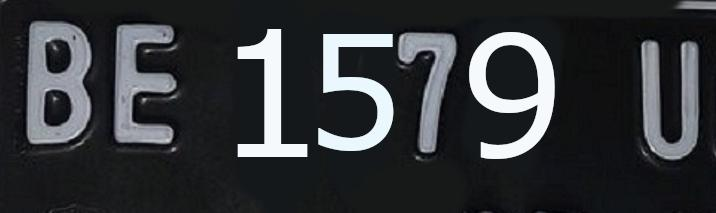
#> input picture Pertemuan 8-UTS/assets/dataset/zaky/BE1579U_png.rf.1a50474a1018767eee1d936a7fa84bf1.jpg, 716 x 213 px, found by its file name; its folder holds only this picture in this run
$ jupyter execute --allow-errors UTS_ML.ipynb   (shell and % lines are left out)
#> lines starting #> are read from the running program, lines starting #| are printed output that depends on the picture; after the words box and inside, x2 and y2 are one past the last pixel; in counts of white or black regions, pixels touching at a corner belong together
<a href="https://colab.research.google.com/github/zakyzuf/2141720173-machine-learning-2023/blob/main/UTS/UTS_ML.ipynb" target="_parent"></a>

[cell 1]
import cv2
import numpy as np
import os
import matplotlib.pyplot as plt

# Fungsi untuk segmentasi citra dengan algoritma K-Means
def kmeans_segmentation(image, k=2):
    vectorized = image.reshape((-1, 3))
    vectorized = np.float32(vectorized)

    criteria = (cv2.TERM_CRITERIA_EPS + cv2.TERM_CRITERIA_MAX_ITER, 100, 0.2)
    attempts = 10
    ret, label, center = cv2.kmeans(vectorized, k, None, criteria, attempts, cv2.KMEANS_RANDOM_CENTERS)

    center = np.uint8(center)
    res = center[label.flatten()]
    segmented_image = res.reshape((image.shape))

    return segmented_image

# Path ke folder yang berisi citra plat nomor
folder_path = 'zaky/'

# Mendapatkan daftar file dalam folder
file_names = [f for f in os.listdir(folder_path) if os.path.isfile(os.path.join(folder_path, f))]

# Menggunakan algoritma K-Means untuk segmentasi
for i, file_name in enumerate(file_names):
    image_path = os.path.join(folder_path, file_name)
    image = cv2.imread(image_path)
#> image is the input picture: shape (213, 716, 3); mean B, G, R 57, 53.9, 51.6
    image_rgb = cv2.cvtColor(image, cv2.COLOR_BGR2RGB)
    segmented_image = kmeans_segmentation(image_rgb, k=2)
#> in kmeans_segmentation, `ret, label, center = cv2.kmeans(vectorized, k, None, criteria, attempt..`: ret = 226913952.6; center = [[21.36, 23.09, 25.34], [184.8, 189.7, 196.3]]
#> in kmeans_segmentation, `center = np.uint8(center)`: center = [[21, 23, 25], [184, 189, 196]]
#> in kmeans_segmentation, `segmented_image = res.reshape((image.shape))`:
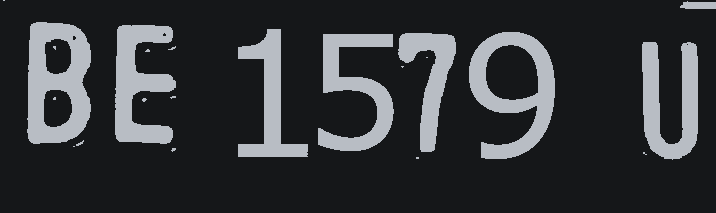
#> segmented_image: shape (213, 716, 3); mean R, G, B 51.2, 53.7, 56.6

    # Menampilkan citra sebelum dan sesudah segmentasi
    plt.figure(figsize=(10, 6))
    plt.subplot(1, 2, 1)
    plt.imshow(image_rgb)
    plt.title('Citra Asli')
    plt.axis('off')

    plt.subplot(1, 2, 2)
    plt.imshow(segmented_image)
    plt.title('Citra Setelah Segmentasi')
    plt.axis('off')

    plt.show()
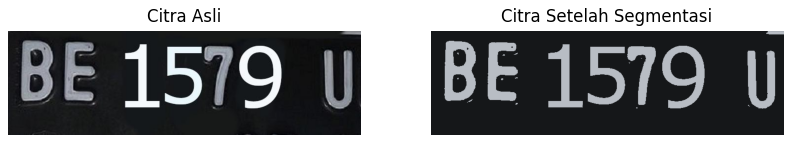
#> figure drawn by matplotlib, 2 panels

[cell 2]
import cv2
import numpy as np
import os
import matplotlib.pyplot as plt
from sklearn.cluster import MiniBatchKMeans

# Fungsi untuk mengubah warna gambar
def change_color(image):
    h, w, ch = image.shape
#> h = 213; w = 716; ch = 3
    data = image.astype(np.float32) / 255.0
    data = data.reshape(h * w, ch)

    kmeans = MiniBatchKMeans(2)
    kmeans.fit(data)
    new_colors = kmeans.cluster_centers_[kmeans.predict(data)]
    recolored = (new_colors.reshape(h, w, ch) * 255).astype(np.uint8)

    return recolored

# Fungsi untuk meningkatkan kejelasan nomor plat
def enhance_plate(image):
    gray = cv2.cvtColor(image, cv2.COLOR_BGR2GRAY)
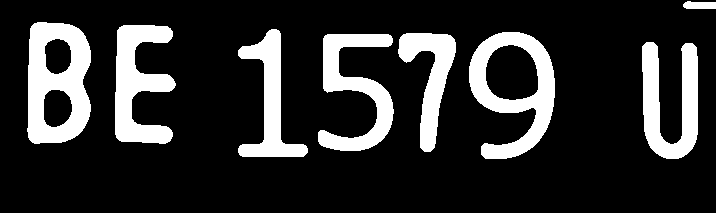
#> gray: shape (213, 716); values 23 (black) and 187 (white), 18.4% white; 8 white regions, largest, box (x1, y1, x2, y2) and area: (27, 22, 91, 144) 5237, (469, 32, 555, 159) 4744, (115, 25, 176, 144) 4145
    _, thresh = cv2.threshold(gray, 150, 255, cv2.THRESH_BINARY)
    return thresh

# Fungsi untuk menghilangkan noise
def remove_noise(image):
    return cv2.medianBlur(image, 9)

# Path ke folder yang berisi gambar
folder_path = 'zaky/'

# Mendapatkan daftar file dalam folder
file_names = [f for f in os.listdir(folder_path) if os.path.isfile(os.path.join(folder_path, f))]

# Mengubah warna, menghilangkan noise, dan meningkatkan kejelasan nomor plat untuk setiap gambar dalam folder
for i, file_name in enumerate(file_names):
    image_path = os.path.join(folder_path, file_name)
    img = cv2.imread(image_path)

    recolored = change_color(img)
    denoised_image = remove_noise(recolored)
    enhanced_plate = enhance_plate(denoised_image)

    # Menampilkan gambar asli, gambar dengan warna diubah, hasil setelah menghilangkan noise, dan hasil akhir setelah meningkatkan kejelasan nomor plat
    fig, ax = plt.subplots(1, 4, figsize=(20, 6), subplot_kw=dict(xticks=[], yticks=[]))
    fig.subplots_adjust(wspace=0.05)
    ax[0].imshow(cv2.cvtColor(img, cv2.COLOR_BGR2RGB))
    ax[0].set_title('Original Image', size=16)
    ax[1].imshow(cv2.cvtColor(recolored, cv2.COLOR_BGR2RGB))
    ax[1].set_title('2-color Image', size=16)
    ax[2].imshow(cv2.cvtColor(denoised_image, cv2.COLOR_BGR2RGB))
    ax[2].set_title('Denoised Image', size=16)
    ax[3].imshow(enhanced_plate, cmap='gray')
    ax[3].set_title('Enhanced Plate', size=16)
    plt.show()
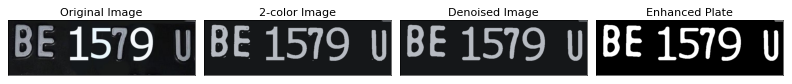
#> figure drawn by matplotlib, 4 panels

[cell 3]
import cv2
import numpy as np
import os
import matplotlib.pyplot as plt
from sklearn.cluster import MiniBatchKMeans

# Fungsi untuk mengubah warna gambar
def change_color(image):
    h, w, ch = image.shape
#> h = 213; w = 716; ch = 3
    data = image.astype(np.float32) / 255.0
    data = data.reshape(h * w, ch)

    kmeans = MiniBatchKMeans(2)
    kmeans.fit(data)
    new_colors = kmeans.cluster_centers_[kmeans.predict(data)]
    recolored = (new_colors.reshape(h, w, ch) * 255).astype(np.uint8)

    return recolored

# Fungsi untuk meningkatkan kejelasan nomor plat
def enhance_plate(image):
    gray = cv2.cvtColor(image, cv2.COLOR_BGR2GRAY)
#> gray: shape (213, 716); values 23 (black) and 187 (white), 18.4% white; 8 white regions, largest, box (x1, y1, x2, y2) and area: (28, 22, 91, 144) 5224, (469, 32, 555, 159) 4744, (115, 25, 176, 144) 4139
    _, thresh = cv2.threshold(gray, 150, 255, cv2.THRESH_BINARY)
    return thresh

# Fungsi untuk menghilangkan noise dengan ukuran kernel yang disesuaikan
def remove_noise(image, kernel_size=5):
    return cv2.medianBlur(image, kernel_size)

# Fungsi untuk melakukan inversi warna
def invert_colors(image):
    return cv2.bitwise_not(image)

# Path ke folder yang berisi gambar
folder_path = 'zaky/'

# Mendapatkan daftar file dalam folder
file_names = [f for f in os.listdir(folder_path) if os.path.isfile(os.path.join(folder_path, f))]

# Mengubah warna, menghilangkan noise, dan meningkatkan kejelasan nomor plat untuk setiap gambar dalam folder
for i, file_name in enumerate(file_names):
    image_path = os.path.join(folder_path, file_name)
    img = cv2.imread(image_path)

    recolored = change_color(img)
    denoised_image = remove_noise(recolored, kernel_size=9)
    enhanced_plate = enhance_plate(denoised_image)
    inverted_plate = invert_colors(enhanced_plate)  # Melakukan inversi warna

    # Menampilkan gambar asli, gambar dengan warna diubah, hasil setelah menghilangkan noise, hasil setelah inversi warna, dan hasil akhir setelah meningkatkan kejelasan nomor plat
    fig, ax = plt.subplots(1, 5, figsize=(24, 6), subplot_kw=dict(xticks=[], yticks=[]))
    fig.subplots_adjust(wspace=0.05)
    ax[0].imshow(cv2.cvtColor(img, cv2.COLOR_BGR2RGB))
    ax[0].set_title('Original Image', size=16)
    ax[1].imshow(cv2.cvtColor(recolored, cv2.COLOR_BGR2RGB))
    ax[1].set_title('2-color Image', size=16)
    ax[2].imshow(cv2.cvtColor(denoised_image, cv2.COLOR_BGR2RGB))
    ax[2].set_title('Denoised Image', size=16)
    ax[3].imshow(enhanced_plate, cmap='gray')
    ax[3].set_title('Enhanced Plate', size=16)
    ax[4].imshow(inverted_plate, cmap='gray')  # Menampilkan hasil setelah inversi warna
    ax[4].set_title('Inverted Plate', size=16)
    plt.show()
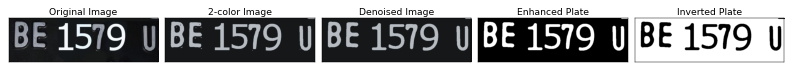
#> figure drawn by matplotlib, 5 panels

[cell 4]
import cv2
import numpy as np
import os
import matplotlib.pyplot as plt
from sklearn.cluster import MiniBatchKMeans

# Fungsi untuk mengubah warna gambar
def change_color(image):
    h, w, ch = image.shape
#> h = 213; w = 716; ch = 3
    data = image.astype(np.float32) / 255.0
    data = data.reshape(h * w, ch)

    kmeans = MiniBatchKMeans(2)
    kmeans.fit(data)
    new_colors = kmeans.cluster_centers_[kmeans.predict(data)]
    recolored = (new_colors.reshape(h, w, ch) * 255).astype(np.uint8)

    return recolored

# Fungsi untuk meningkatkan kejelasan nomor plat dengan logika if
def enhance_plate(image):
    gray = cv2.cvtColor(image, cv2.COLOR_BGR2GRAY)
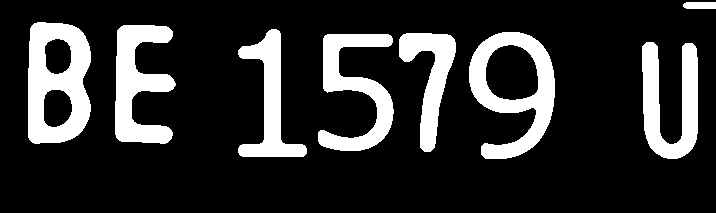
#> gray: shape (213, 716); values 23 (black) and 190 (white), 18.3% white; 8 white regions, largest, box (x1, y1, x2, y2) and area: (28, 22, 91, 144) 5214, (469, 32, 555, 159) 4740, (115, 25, 176, 144) 4123
    _, thresh = cv2.threshold(gray, 150, 255, cv2.THRESH_BINARY)

    if np.mean(thresh) > 128:  # Logika if untuk memastikan bahwa angka menjadi putih dan background menjadi hitam
        thresh = cv2.bitwise_not(thresh)

    return thresh

# Fungsi untuk menghilangkan noise dengan ukuran kernel yang disesuaikan
def remove_noise(image, kernel_size=5):
    return cv2.medianBlur(image, kernel_size)

# Fungsi untuk melakukan inversi warna
def invert_colors(image):
    return cv2.bitwise_not(image)

# Path ke folder yang berisi gambar
folder_path = 'zaky/'

# Mendapatkan daftar file dalam folder
file_names = [f for f in os.listdir(folder_path) if os.path.isfile(os.path.join(folder_path, f))]

# Mengubah warna, menghilangkan noise, dan meningkatkan kejelasan nomor plat untuk setiap gambar dalam folder
for i, file_name in enumerate(file_names):
    image_path = os.path.join(folder_path, file_name)
    img = cv2.imread(image_path)

    recolored = change_color(img)
    denoised_image = remove_noise(recolored, kernel_size=9)
    enhanced_plate = enhance_plate(denoised_image)
    inverted_plate = invert_colors(enhanced_plate)  # Melakukan inversi warna

    # Menampilkan gambar asli, gambar dengan warna diubah, hasil setelah menghilangkan noise, dan hasil akhir setelah meningkatkan kejelasan nomor plat
    fig, ax = plt.subplots(1, 5, figsize=(20, 6), subplot_kw=dict(xticks=[], yticks=[]))
    fig.subplots_adjust(wspace=0.05)
    ax[0].imshow(cv2.cvtColor(img, cv2.COLOR_BGR2RGB))
    ax[0].set_title('Original Image', size=16)
    ax[1].imshow(cv2.cvtColor(recolored, cv2.COLOR_BGR2RGB))
    ax[1].set_title('2-color Image', size=16)
    ax[2].imshow(cv2.cvtColor(denoised_image, cv2.COLOR_BGR2RGB))
    ax[2].set_title('Denoised Image', size=16)
    ax[3].imshow(enhanced_plate, cmap='gray')
    ax[3].set_title('Enhanced Plate', size=16)
    ax[4].imshow(inverted_plate, cmap='gray')
    ax[4].set_title('Inverted Plate', size=16)
    plt.show()
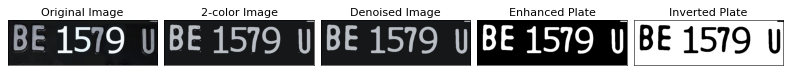
#> figure drawn by matplotlib, 5 panels

[cell 5]
import cv2
import numpy as np
import os
import matplotlib.pyplot as plt
import pytesseract
from sklearn.cluster import MiniBatchKMeans

# Fungsi untuk mengubah warna gambar
def change_color(image):
    h, w, ch = image.shape
#> h = 213; w = 716; ch = 3
    data = image.astype(np.float32) / 255.0
    data = data.reshape(h * w, ch)

    kmeans = MiniBatchKMeans(2)
    kmeans.fit(data)
    new_colors = kmeans.cluster_centers_[kmeans.predict(data)]
    recolored = (new_colors.reshape(h, w, ch) * 255).astype(np.uint8)

    return recolored

# Fungsi untuk meningkatkan kejelasan nomor plat dengan logika if
def enhance_plate(image):
    gray = cv2.cvtColor(image, cv2.COLOR_BGR2GRAY)
#> gray: shape (213, 716); values 23 (black) and 189 (white), 18.3% white; 8 white regions, largest, box (x1, y1, x2, y2) and area: (28, 22, 91, 144) 5218, (469, 32, 555, 159) 4741, (115, 25, 176, 144) 4131
    _, thresh = cv2.threshold(gray, 150, 255, cv2.THRESH_BINARY)

    if np.mean(thresh) > 128:  # Logika if untuk memastikan bahwa angka menjadi putih dan background menjadi hitam
        thresh = cv2.bitwise_not(thresh)

    return thresh

# Fungsi untuk menghilangkan noise dengan ukuran kernel yang disesuaikan
def remove_noise(image, kernel_size=5):
    return cv2.medianBlur(image, kernel_size)

# Fungsi untuk melakukan inversi warna
def invert_colors(image):
    return cv2.bitwise_not(image)

# Fungsi untuk mengekstraksi teks dari gambar menggunakan pytesseract
def extract_text(image):
    return pytesseract.image_to_string(image)

# Path ke folder yang berisi gambar
folder_path = 'zaky/'

# Mendapatkan daftar file dalam folder
file_names = [f for f in os.listdir(folder_path) if os.path.isfile(os.path.join(folder_path, f))]

# Mengubah warna, menghilangkan noise, dan meningkatkan kejelasan nomor plat untuk setiap gambar dalam folder
#> (the rest of this cell did not finish here and is left out)

$ run again, on Pertemuan 8-UTS/assets/dataset/zaky/BM7098V_PNG.rf.f9bf79142de1caca7e3bf4a87b5958bf.jpg
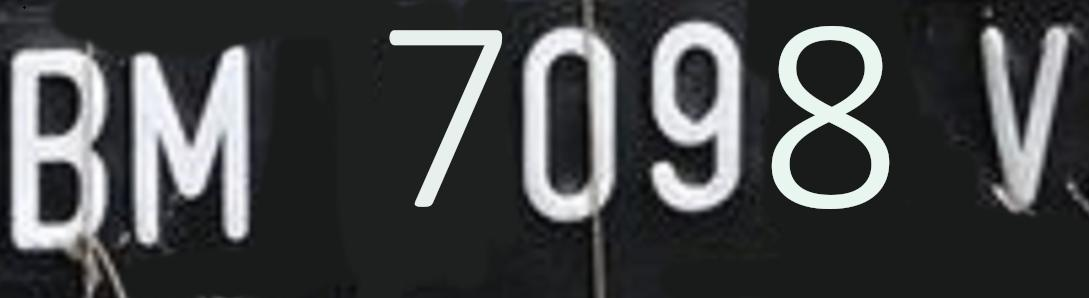
#> input picture Pertemuan 8-UTS/assets/dataset/zaky/BM7098V_PNG.rf.f9bf79142de1caca7e3bf4a87b5958bf.jpg, 1089 x 298 px, found by its file name
#> image is the input picture: shape (298, 1089, 3); mean B, G, R 72.2, 71.3, 69.6
#> in kmeans_segmentation, `ret, label, center = cv2.kmeans(vectorized, k, None, criteria, attempt..`: ret = 425598483.8; center = [[31.94, 33.44, 34.05], [212.9, 215.5, 217.6]]
#> in kmeans_segmentation, `center = np.uint8(center)`: center = [[31, 33, 34], [212, 215, 217]]
#> in enhance_plate, `gray = cv2.cvtColor(image, cv2.COLOR_BGR2GRAY)`:
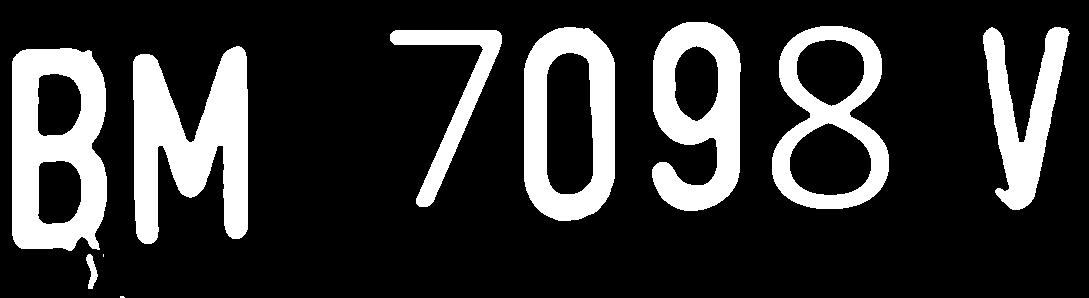
#> gray: shape (298, 1089); values 33 (black) and 214 (white), 20.7% white; 10 white regions (2 under 20 px), largest, box (x1, y1, x2, y2) and area: (133, 46, 248, 244) 13728, (12, 48, 107, 251) 13024, (652, 22, 741, 211) 10046
#> `plt.show()`:
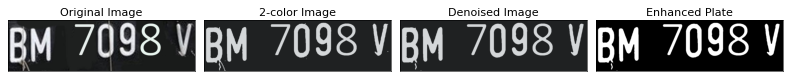
#> figure drawn by matplotlib, 4 panels

$ run again, on Pertemuan 8-UTS/assets/dataset/zaky/BE2775U_png.rf.1154baadf3d47887a53660553b91c183.jpg
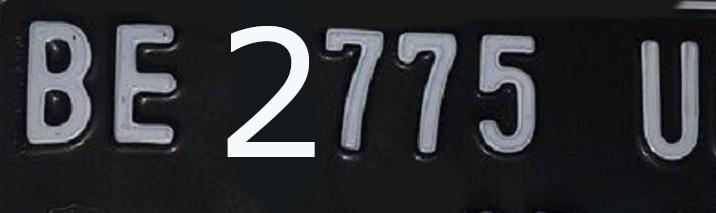
#> input picture Pertemuan 8-UTS/assets/dataset/zaky/BE2775U_png.rf.1154baadf3d47887a53660553b91c183.jpg, 716 x 213 px, found by its file name
#> image is the input picture: shape (213, 716, 3); mean B, G, R 51.9, 48.6, 46.8
#> in kmeans_segmentation, `ret, label, center = cv2.kmeans(vectorized, k, None, criteria, attempt..`: ret = 155864869; center = [[21.13, 22.46, 24.62], [160.6, 164.5, 172.5]]
#> in kmeans_segmentation, `center = np.uint8(center)`: center = [[21, 22, 24], [160, 164, 172]]
#> in enhance_plate, `gray = cv2.cvtColor(image, cv2.COLOR_BGR2GRAY)`:
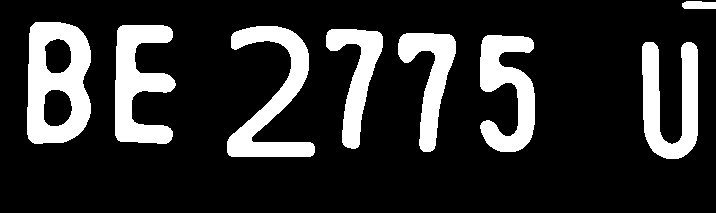
#> gray: shape (213, 716); values 22 (black) and 163 (white), 18.2% white; 8 white regions, largest, box (x1, y1, x2, y2) and area: (27, 22, 91, 144) 5355, (227, 26, 315, 157) 4437, (115, 25, 176, 144) 4259
#> `plt.show()`:
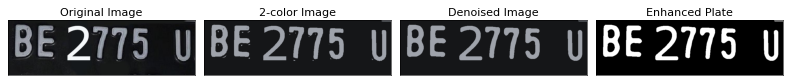
#> figure drawn by matplotlib, 4 panels
